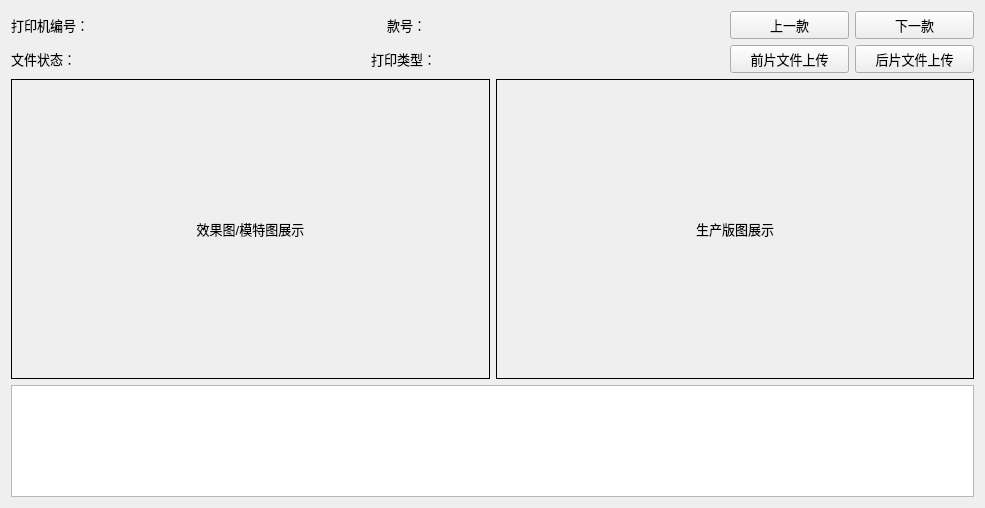
<?xml version="1.0" encoding="UTF-8"?>
<ui version="4.0">
 <class>startWorking</class>
 <widget class="QWidget" name="startWorking">
  <property name="geometry">
   <rect>
    <x>0</x>
    <y>0</y>
    <width>985</width>
    <height>508</height>
   </rect>
  </property>
  <property name="windowTitle">
   <string>当前任务</string>
  </property>
  <layout class="QHBoxLayout" name="horizontalLayout_2">
   <item>
    <layout class="QVBoxLayout" name="verticalLayout">
     <item>
      <layout class="QVBoxLayout" name="verticalLayout_2">
       <item>
        <layout class="QHBoxLayout" name="horizontalLayout_4">
         <item>
          <layout class="QVBoxLayout" name="verticalLayout_3">
           <item>
            <layout class="QHBoxLayout" name="horizontalLayout_8">
             <item>
              <widget class="QLabel" name="label_2">
               <property name="font">
                <font>
                 <pointsize>10</pointsize>
                </font>
               </property>
               <property name="text">
                <string>打印机编号：</string>
               </property>
              </widget>
             </item>
             <item>
              <widget class="QLabel" name="printerIDLabel">
               <property name="minimumSize">
                <size>
                 <width>70</width>
                 <height>0</height>
                </size>
               </property>
               <property name="font">
                <font>
                 <pointsize>11</pointsize>
                </font>
               </property>
               <property name="text">
                <string/>
               </property>
              </widget>
             </item>
             <item>
              <spacer name="horizontalSpacer">
               <property name="orientation">
                <enum>Qt::Horizontal</enum>
               </property>
               <property name="sizeHint" stdset="0">
                <size>
                 <width>40</width>
                 <height>20</height>
                </size>
               </property>
              </spacer>
             </item>
             <item>
              <widget class="QLabel" name="label_3">
               <property name="font">
                <font>
                 <pointsize>10</pointsize>
                </font>
               </property>
               <property name="text">
                <string>款号：</string>
               </property>
              </widget>
             </item>
             <item>
              <widget class="QLabel" name="patternIDLabel">
               <property name="minimumSize">
                <size>
                 <width>76</width>
                 <height>0</height>
                </size>
               </property>
               <property name="font">
                <font>
                 <pointsize>11</pointsize>
                </font>
               </property>
               <property name="text">
                <string/>
               </property>
              </widget>
             </item>
             <item>
              <spacer name="horizontalSpacer_4">
               <property name="orientation">
                <enum>Qt::Horizontal</enum>
               </property>
               <property name="sizeHint" stdset="0">
                <size>
                 <width>40</width>
                 <height>20</height>
                </size>
               </property>
              </spacer>
             </item>
            </layout>
           </item>
           <item>
            <layout class="QHBoxLayout" name="horizontalLayout_7">
             <item>
              <widget class="QLabel" name="label">
               <property name="font">
                <font>
                 <pointsize>10</pointsize>
                </font>
               </property>
               <property name="text">
                <string>文件状态：</string>
               </property>
              </widget>
             </item>
             <item>
              <widget class="QLabel" name="file_label">
               <property name="minimumSize">
                <size>
                 <width>70</width>
                 <height>0</height>
                </size>
               </property>
               <property name="font">
                <font>
                 <pointsize>11</pointsize>
                </font>
               </property>
               <property name="text">
                <string/>
               </property>
              </widget>
             </item>
             <item>
              <spacer name="horizontalSpacer_3">
               <property name="orientation">
                <enum>Qt::Horizontal</enum>
               </property>
               <property name="sizeHint" stdset="0">
                <size>
                 <width>40</width>
                 <height>20</height>
                </size>
               </property>
              </spacer>
             </item>
             <item>
              <widget class="QLabel" name="label_6">
               <property name="font">
                <font>
                 <pointsize>10</pointsize>
                </font>
               </property>
               <property name="text">
                <string>打印类型：</string>
               </property>
              </widget>
             </item>
             <item>
              <widget class="QLabel" name="type_label">
               <property name="minimumSize">
                <size>
                 <width>70</width>
                 <height>0</height>
                </size>
               </property>
               <property name="font">
                <font>
                 <pointsize>11</pointsize>
                </font>
               </property>
               <property name="text">
                <string/>
               </property>
              </widget>
             </item>
             <item>
              <spacer name="horizontalSpacer_5">
               <property name="orientation">
                <enum>Qt::Horizontal</enum>
               </property>
               <property name="sizeHint" stdset="0">
                <size>
                 <width>40</width>
                 <height>20</height>
                </size>
               </property>
              </spacer>
             </item>
            </layout>
           </item>
          </layout>
         </item>
         <item>
          <layout class="QVBoxLayout" name="verticalLayout_5">
           <item>
            <layout class="QHBoxLayout" name="horizontalLayout_5">
             <item>
              <widget class="QPushButton" name="lastPattern_button">
               <property name="font">
                <font>
                 <pointsize>10</pointsize>
                </font>
               </property>
               <property name="text">
                <string>上一款</string>
               </property>
              </widget>
             </item>
             <item>
              <widget class="QPushButton" name="nextPattern_button">
               <property name="font">
                <font>
                 <pointsize>10</pointsize>
                </font>
               </property>
               <property name="text">
                <string>下一款</string>
               </property>
              </widget>
             </item>
            </layout>
           </item>
           <item>
            <layout class="QHBoxLayout" name="horizontalLayout_9">
             <item>
              <widget class="QPushButton" name="frontPage_button">
               <property name="minimumSize">
                <size>
                 <width>119</width>
                 <height>0</height>
                </size>
               </property>
               <property name="font">
                <font>
                 <pointsize>10</pointsize>
                </font>
               </property>
               <property name="text">
                <string>前片文件上传</string>
               </property>
              </widget>
             </item>
             <item>
              <widget class="QPushButton" name="backPage_button">
               <property name="minimumSize">
                <size>
                 <width>119</width>
                 <height>0</height>
                </size>
               </property>
               <property name="font">
                <font>
                 <pointsize>10</pointsize>
                </font>
               </property>
               <property name="text">
                <string>后片文件上传</string>
               </property>
              </widget>
             </item>
            </layout>
           </item>
          </layout>
         </item>
        </layout>
       </item>
       <item>
        <layout class="QHBoxLayout" name="horizontalLayout_6">
         <item>
          <layout class="QVBoxLayout" name="verticalLayout_4">
           <item>
            <layout class="QHBoxLayout" name="horizontalLayout_3">
             <item>
              <widget class="QLabel" name="M_label">
               <property name="sizePolicy">
                <sizepolicy hsizetype="Expanding" vsizetype="Expanding">
                 <horstretch>0</horstretch>
                 <verstretch>0</verstretch>
                </sizepolicy>
               </property>
               <property name="minimumSize">
                <size>
                 <width>300</width>
                 <height>300</height>
                </size>
               </property>
               <property name="font">
                <font>
                 <pointsize>10</pointsize>
                </font>
               </property>
               <property name="frameShape">
                <enum>QFrame::Box</enum>
               </property>
               <property name="frameShadow">
                <enum>QFrame::Plain</enum>
               </property>
               <property name="text">
                <string>效果图/模特图展示</string>
               </property>
               <property name="alignment">
                <set>Qt::AlignCenter</set>
               </property>
              </widget>
             </item>
             <item>
              <widget class="QLabel" name="P_label">
               <property name="sizePolicy">
                <sizepolicy hsizetype="Expanding" vsizetype="Expanding">
                 <horstretch>0</horstretch>
                 <verstretch>0</verstretch>
                </sizepolicy>
               </property>
               <property name="minimumSize">
                <size>
                 <width>300</width>
                 <height>300</height>
                </size>
               </property>
               <property name="font">
                <font>
                 <pointsize>10</pointsize>
                </font>
               </property>
               <property name="frameShape">
                <enum>QFrame::Box</enum>
               </property>
               <property name="text">
                <string>生产版图展示</string>
               </property>
               <property name="alignment">
                <set>Qt::AlignCenter</set>
               </property>
              </widget>
             </item>
            </layout>
           </item>
          </layout>
         </item>
        </layout>
       </item>
      </layout>
     </item>
     <item>
      <widget class="QTableView" name="tableView">
       <property name="minimumSize">
        <size>
         <width>0</width>
         <height>0</height>
        </size>
       </property>
       <property name="font">
        <font>
         <pointsize>16</pointsize>
        </font>
       </property>
      </widget>
     </item>
    </layout>
   </item>
  </layout>
 </widget>
 <resources/>
 <connections/>
</ui>
